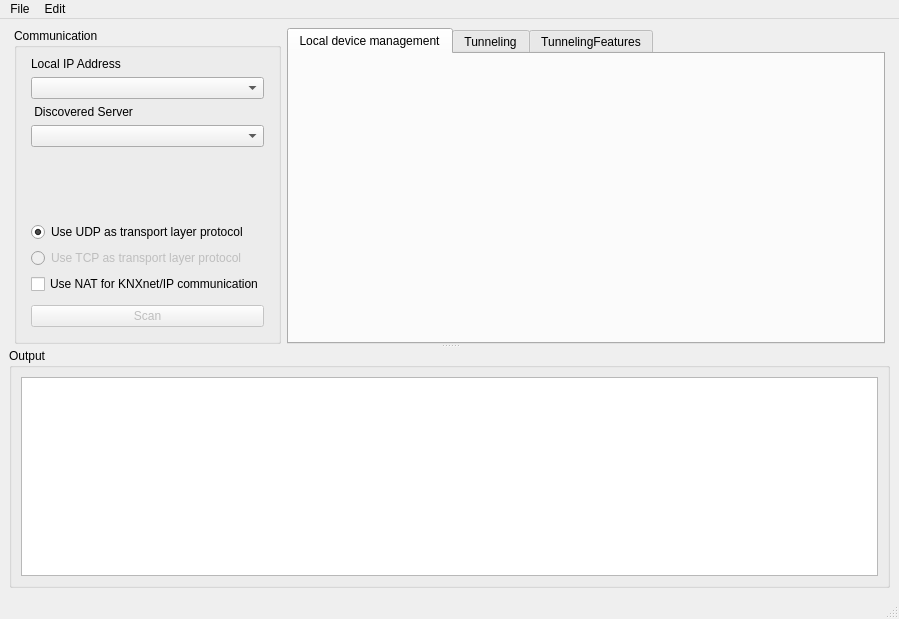
<?xml version="1.0" encoding="UTF-8"?>
<ui version="4.0">
 <class>MainWindow</class>
 <widget class="QMainWindow" name="MainWindow">
  <property name="geometry">
   <rect>
    <x>0</x>
    <y>0</y>
    <width>899</width>
    <height>619</height>
   </rect>
  </property>
  <property name="windowTitle">
   <string>MainWindow</string>
  </property>
  <widget class="QWidget" name="controlWidget">
   <layout class="QGridLayout" name="gridLayout">
    <item row="0" column="0">
     <widget class="QSplitter" name="splitter">
      <property name="orientation">
       <enum>Qt::Vertical</enum>
      </property>
      <widget class="QWidget" name="layoutWidget">
       <layout class="QHBoxLayout" name="horizontalLayout_2" stretch="0,0">
        <property name="leftMargin">
         <number>5</number>
        </property>
        <property name="rightMargin">
         <number>5</number>
        </property>
        <item>
         <widget class="QGroupBox" name="communicationBox">
          <property name="title">
           <string>Communication</string>
          </property>
          <layout class="QVBoxLayout" name="verticalLayout_2">
           <property name="sizeConstraint">
            <enum>QLayout::SetMaximumSize</enum>
           </property>
           <item>
            <layout class="QVBoxLayout" name="verticalLayout">
             <property name="leftMargin">
              <number>5</number>
             </property>
             <property name="rightMargin">
              <number>5</number>
             </property>
             <item>
              <widget class="QLabel" name="label">
               <property name="text">
                <string>Local IP Address</string>
               </property>
              </widget>
             </item>
             <item>
              <widget class="QComboBox" name="localIpBox">
               <property name="editable">
                <bool>false</bool>
               </property>
               <property name="currentText">
                <string/>
               </property>
              </widget>
             </item>
             <item>
              <widget class="QLabel" name="ServerLabel">
               <property name="text">
                <string> Discovered Server</string>
               </property>
              </widget>
             </item>
             <item>
              <widget class="QComboBox" name="serverBox"/>
             </item>
             <item>
              <widget class="QLabel" name="serverDescription">
               <property name="text">
                <string/>
               </property>
               <property name="wordWrap">
                <bool>true</bool>
               </property>
               <property name="textInteractionFlags">
                <set>Qt::NoTextInteraction</set>
               </property>
              </widget>
             </item>
             <item>
              <spacer name="verticalSpacer">
               <property name="orientation">
                <enum>Qt::Vertical</enum>
               </property>
               <property name="sizeHint" stdset="0">
                <size>
                 <width>20</width>
                 <height>40</height>
                </size>
               </property>
              </spacer>
             </item>
             <item>
              <widget class="QRadioButton" name="radioButtonUDP">
               <property name="text">
                <string>Use UDP as transport layer protocol</string>
               </property>
               <property name="checked">
                <bool>true</bool>
               </property>
              </widget>
             </item>
             <item>
              <widget class="QRadioButton" name="radioButtonTCP">
               <property name="enabled">
                <bool>false</bool>
               </property>
               <property name="text">
                <string>Use TCP as transport layer protocol</string>
               </property>
              </widget>
             </item>
             <item>
              <widget class="QCheckBox" name="checkboxNat">
               <property name="text">
                <string>Use NAT for KNXnet/IP communication</string>
               </property>
              </widget>
             </item>
            </layout>
           </item>
           <item>
            <layout class="QHBoxLayout" name="horizontalLayout">
             <property name="leftMargin">
              <number>5</number>
             </property>
             <property name="topMargin">
              <number>5</number>
             </property>
             <property name="rightMargin">
              <number>5</number>
             </property>
             <property name="bottomMargin">
              <number>5</number>
             </property>
             <item>
              <widget class="QPushButton" name="scanButton">
               <property name="enabled">
                <bool>false</bool>
               </property>
               <property name="text">
                <string>Scan</string>
               </property>
              </widget>
             </item>
            </layout>
           </item>
          </layout>
         </widget>
        </item>
        <item>
         <widget class="QTabWidget" name="tabWidget">
          <property name="enabled">
           <bool>true</bool>
          </property>
          <property name="sizePolicy">
           <sizepolicy hsizetype="Expanding" vsizetype="Expanding">
            <horstretch>0</horstretch>
            <verstretch>0</verstretch>
           </sizepolicy>
          </property>
          <property name="currentIndex">
           <number>0</number>
          </property>
          <property name="tabsClosable">
           <bool>false</bool>
          </property>
          <widget class="LocalDeviceManagement" name="deviceManagement">
           <property name="enabled">
            <bool>true</bool>
           </property>
           <attribute name="title">
            <string>Local device management</string>
           </attribute>
          </widget>
          <widget class="Tunneling" name="tunneling">
           <property name="enabled">
            <bool>true</bool>
           </property>
           <attribute name="title">
            <string>Tunneling</string>
           </attribute>
          </widget>
          <widget class="TunnelingFeatures" name="tunnelingFeatures">
           <attribute name="title">
            <string>TunnelingFeatures</string>
           </attribute>
          </widget>
         </widget>
        </item>
       </layout>
      </widget>
      <widget class="QGroupBox" name="outputBox">
       <property name="sizePolicy">
        <sizepolicy hsizetype="Preferred" vsizetype="Maximum">
         <horstretch>0</horstretch>
         <verstretch>0</verstretch>
        </sizepolicy>
       </property>
       <property name="maximumSize">
        <size>
         <width>16777215</width>
         <height>16777215</height>
        </size>
       </property>
       <property name="title">
        <string>Output</string>
       </property>
       <layout class="QVBoxLayout" name="verticalLayout_3">
        <item>
         <widget class="QTextEdit" name="outputEdit">
          <property name="acceptDrops">
           <bool>false</bool>
          </property>
          <property name="undoRedoEnabled">
           <bool>false</bool>
          </property>
          <property name="readOnly">
           <bool>true</bool>
          </property>
         </widget>
        </item>
       </layout>
      </widget>
     </widget>
    </item>
   </layout>
  </widget>
  <widget class="QMenuBar" name="menubar">
   <property name="geometry">
    <rect>
     <x>0</x>
     <y>0</y>
     <width>899</width>
     <height>21</height>
    </rect>
   </property>
   <widget class="QMenu" name="menuFile">
    <property name="title">
     <string>File</string>
    </property>
    <widget class="QMenu" name="menuImport">
     <property name="title">
      <string>Import</string>
     </property>
     <addaction name="actionEtsKeyringImport"/>
    </widget>
    <addaction name="menuImport"/>
    <addaction name="separator"/>
    <addaction name="actionExit"/>
   </widget>
   <widget class="QMenu" name="menuEdit">
    <property name="title">
     <string>Edit</string>
    </property>
    <widget class="QMenu" name="menuClear">
     <property name="title">
      <string>Clear</string>
     </property>
     <addaction name="actionClear_Output"/>
     <addaction name="actionClear_All"/>
    </widget>
    <addaction name="menuClear"/>
    <addaction name="separator"/>
    <addaction name="separator"/>
   </widget>
   <addaction name="menuFile"/>
   <addaction name="menuEdit"/>
  </widget>
  <widget class="QStatusBar" name="statusbar"/>
  <action name="actionConnect">
   <property name="text">
    <string>Connect</string>
   </property>
  </action>
  <action name="actionDisconnect">
   <property name="text">
    <string>Disconnect</string>
   </property>
  </action>
  <action name="actionExit">
   <property name="text">
    <string>Exit</string>
   </property>
  </action>
  <action name="actionCopy">
   <property name="text">
    <string>Copy</string>
   </property>
  </action>
  <action name="actionSelect_All">
   <property name="text">
    <string>Select All</string>
   </property>
  </action>
  <action name="actionClear_Output">
   <property name="text">
    <string>Clear Output</string>
   </property>
  </action>
  <action name="actionClear_Communication">
   <property name="text">
    <string>Clear Communication</string>
   </property>
  </action>
  <action name="actionClear_All">
   <property name="text">
    <string>Clear All</string>
   </property>
  </action>
  <action name="actionEtsKeyringImport">
   <property name="text">
    <string>KNX keyring file...</string>
   </property>
  </action>
 </widget>
 <customwidgets>
  <customwidget>
   <class>LocalDeviceManagement</class>
   <extends>QWidget</extends>
   <header>localdevicemanagement.h</header>
   <container>1</container>
  </customwidget>
  <customwidget>
   <class>Tunneling</class>
   <extends>QWidget</extends>
   <header>tunneling.h</header>
   <container>1</container>
  </customwidget>
  <customwidget>
   <class>TunnelingFeatures</class>
   <extends>QWidget</extends>
   <header>tunnelingfeatures.h</header>
   <container>1</container>
  </customwidget>
 </customwidgets>
 <resources/>
 <connections/>
</ui>
